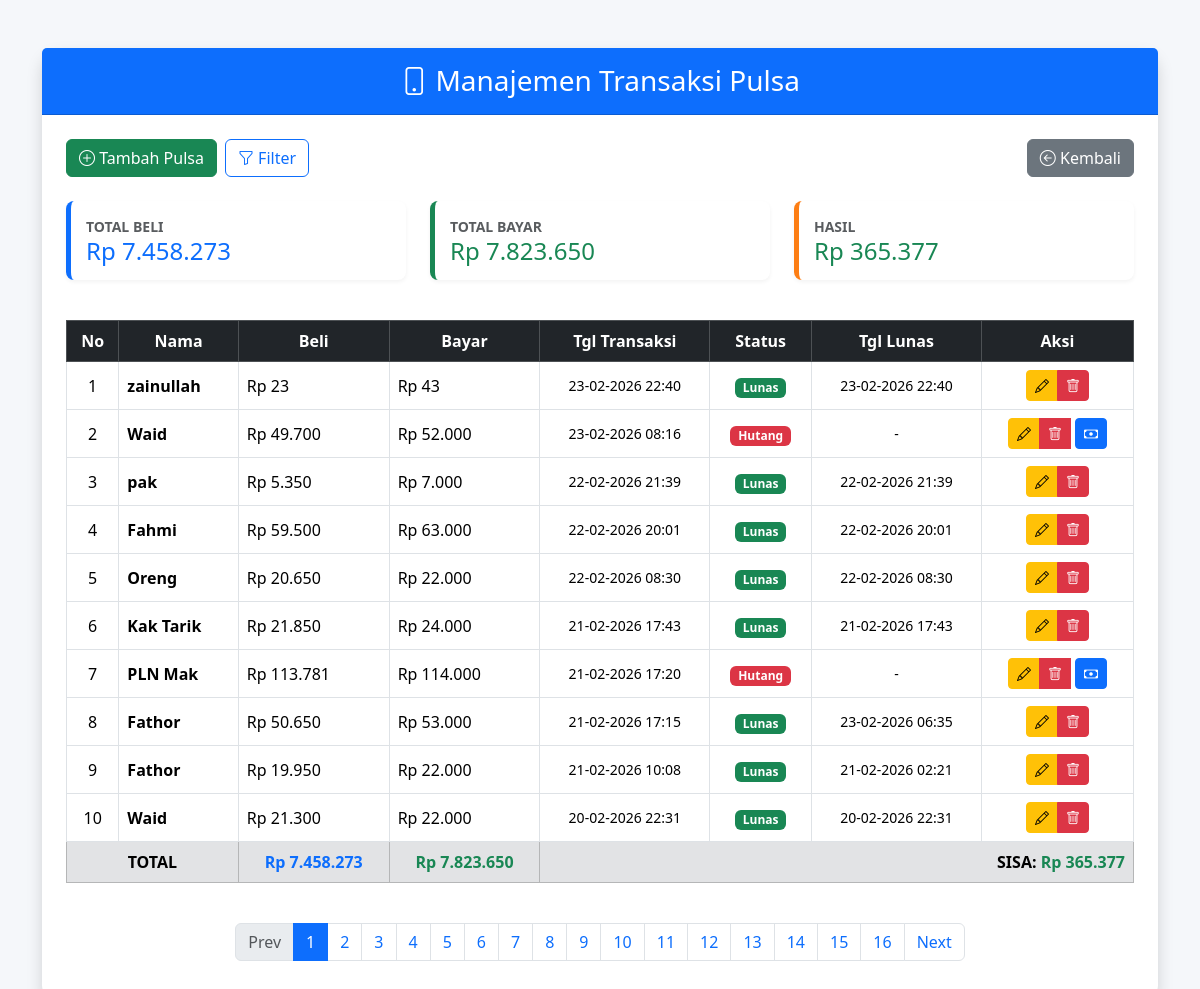
Screenshot of /pulsa/pulsa.php with the database file from the repository.
### tables this page shows
CREATE TABLE `pulsa` (
  `id` int(11) NOT NULL,
  `nama` varchar(255) NOT NULL,
  `beli` decimal(10,2) NOT NULL,
  `bayar` decimal(10,2) NOT NULL,
  `tanggal` datetime DEFAULT NULL,
  `status` enum('Hutang','Lunas') NOT NULL,
  `tanggal_lunas` datetime DEFAULT NULL
);

### pulsa/pulsa.php (the view, shortened to what this page needs)
<?php
include '../koneksi.php';
$limit = 10;
$page = isset($_GET['halaman']) ? (int)$_GET['halaman'] : 1;
$page = max(1, $page);
$start = ($page * $limit) - $limit;
$search_query = isset($_GET['cari']) ? $_GET['cari'] : '';
$filter_bulan = isset($_GET['bulan']) ? $_GET['bulan'] : '';
$filter_tahun = isset($_GET['tahun']) ? $_GET['tahun'] : date('Y');
$conditions = [];
if (!empty($filter_tahun)) {
    $safe_tahun = $conn->real_escape_string($filter_tahun);
    $conditions[] = "YEAR(tanggal) = '$safe_tahun'";
}
$where_clause = "";
if (count($conditions) > 0) {
    $where_clause = " WHERE " . implode(' AND ', $conditions);
}
$sql_grand_total = "SELECT SUM(beli) AS total_beli_all, SUM(bayar) AS total_bayar_all FROM pulsa" . $where_clause;
$res_grand_total = $conn->query($sql_grand_total);
$data_grand_total = $res_grand_total->fetch_assoc();
$grand_total_beli = $data_grand_total['total_beli_all'] ?? 0;
$grand_total_bayar = $data_grand_total['total_bayar_all'] ?? 0;
$selisih = $grand_total_bayar - $grand_total_beli;
$total_query = "SELECT COUNT(id) AS total FROM pulsa" . $where_clause;
$total_result = $conn->query($total_query);
$total_rows = $total_result->fetch_assoc()['total'];
$total_pages = ceil($total_rows / $limit);
$query = "SELECT * FROM pulsa" . $where_clause . " ORDER BY tanggal DESC, id DESC LIMIT $start, $limit";
$result = $conn->query($query);
function formatRupiah($angka)
{
    $prefix = $angka < 0 ? "-Rp " : "Rp ";
    return $prefix . number_format(abs($angka), 0, ',', '.');
}
function formatTanggal($tanggal, $include_time = false)
{
    if (empty($tanggal) || $tanggal === '0000-00-00 00:00:00' || strtotime($tanggal) === false) return "-";
    return date($include_time ? "d-m-Y H:i" : "d-m-Y", strtotime($tanggal));
}
?>
<!DOCTYPE html>
<html lang="id">
<head>
    <link href="https://cdn.jsdelivr.net/npm/bootstrap@5.3.3/dist/css/bootstrap.min.css" rel="stylesheet">
    <link href="https://cdn.jsdelivr.net/npm/bootstrap-icons@1.10.5/font/bootstrap-icons.css" rel="stylesheet">
</head>
<body>
    <div class="container mt-5 mb-5">
        <div class="card shadow">
            <div class="card-header bg-primary text-white py-3 text-center">
                <h3 class="mb-0"><i class="bi bi-phone"></i> Manajemen Transaksi Pulsa</h3>
            </div>
            <div class="card-body p-4">
                <div class="d-flex justify-content-between mb-4">
                    <div class="d-flex gap-2">
                        <a href="tambah_pulsa.php" class="btn btn-success">
                            <i class="bi bi-plus-circle"></i> Tambah Pulsa
                        </a>
                        <button class="btn btn-outline-primary" type="button" data-bs-toggle="collapse" data-bs-target="#filterCollapse" aria-expanded="false">
                            <i class="bi bi-funnel"></i> Filter
                        </button>
                    </div>
                    <a href="../index.php" class="btn btn-secondary">
                        <i class="bi bi-arrow-left-circle"></i> Kembali
                    </a>
                </div>
                <div class="row mb-4">
                    <div class="col-md-4 mb-3">
                        <div class="summary-box" style="border-left-color: #0d6efd;">
                            <small class="text-muted d-block fw-bold">TOTAL BELI</small>
                            <h4 class="text-primary mb-0"><?= formatRupiah($grand_total_beli) ?></h4>
                        </div>
                    </div>
                    <div class="col-md-4 mb-3">
                        <div class="summary-box" style="border-left-color: #198754;">
                            <small class="text-muted d-block fw-bold">TOTAL BAYAR</small>
                            <h4 class="text-success mb-0"><?= formatRupiah($grand_total_bayar) ?></h4>
                        </div>
                    </div>
                    <div class="col-md-4 mb-3">
                        <div class="summary-box" style="border-left-color: <?= $selisih < 0 ? '#dc3545' : '#fd7e14' ?>;">
                            <small class="text-muted d-block fw-bold">HASIL</small>
                            <h4 class="<?= $selisih < 0 ? 'text-danger' : 'text-success' ?> mb-0">
                                <?= formatRupiah($selisih) ?>
                            </h4>
                        </div>
                    </div>
                </div>
                <div class="table-responsive">
                    <table class="table table-hover table-bordered align-middle">
                        <thead class="table-dark text-center">
                            <tr>
                                <th>No</th>
                                <th>Nama</th>
                                <th>Beli</th>
                                <th>Bayar</th>
                                <th>Tgl Transaksi</th>
                                <th>Status</th>
                                <th>Tgl Lunas</th>
                                <th>Aksi</th>
                            </tr>
                        </thead>
                        <tbody>
                            <?php
                            $no = $start + 1;
                            if ($result->num_rows > 0):
                                while ($row = $result->fetch_assoc()):
                            ?>
                                    <tr>
                                        <td class="text-center"><?= $no++ ?></td>
                                        <td class="fw-bold"><?= htmlspecialchars($row['nama']) ?></td>
                                        <td><?= formatRupiah($row['beli']) ?></td>
                                        <td><?= formatRupiah($row['bayar']) ?></td>
                                        <td class="text-center small"><?= formatTanggal($row['tanggal'], true) ?></td>
                                        <td class="text-center">
                                            <span class="badge bg-<?= $row['status'] === 'Lunas' ? 'success' : 'danger' ?>">
                                                <?= $row['status'] ?>
                                            </span>
                                        </td>
                                        <td class="text-center small"><?= formatTanggal($row['tanggal_lunas'], true) ?></td>
                                        <td class="text-center">
                                            <div class="btn-group btn-group-sm">
                                                <a href="edit_pulsa.php?id=<?= $row['id'] ?>" class="btn btn-warning"><i class="bi bi-pencil"></i></a>
                                                <a href="delete_pulsa.php?id=<?= $row['id'] ?>" class="btn btn-danger" onclick="return confirm('Hapus?')"><i class="bi bi-trash"></i></a>
                                                <?php if ($row['status'] !== 'Lunas'): ?>
                                                    <form method="POST" action="../hutang/update_status.php" style="display:inline;">
                                                        <button type="submit" class="btn btn-primary btn-sm ms-1"><i class="bi bi-cash"></i></button>
                                                    </form>
                                                <?php endif; ?>
                                            </div>
                                        </td>
                                    </tr>
                                <?php endwhile; ?>
                                <tr class="table-secondary fw-bold text-center">
                                    <td colspan="2">TOTAL</td>
                                    <td class="text-primary"><?= formatRupiah($grand_total_beli) ?></td>
                                    <td class="text-success"><?= formatRupiah($grand_total_bayar) ?></td>
                                    <td colspan="4" class="text-end">
                                        SISA: <span class="<?= $selisih < 0 ? 'text-danger' : 'text-success' ?>"><?= formatRupiah($selisih) ?></span>
                                    </td>
                                </tr>
                            <?php else: ?>
                                <tr>
                                    <td colspan="8" class="text-center py-4">Data tidak ditemukan.</td>
                                </tr>
                            <?php endif; ?>
                        </tbody>
                    </table>
                </div>
                <?php if ($total_pages > 1):
                    $url_params = "&cari=" . urlencode($search_query) . "&bulan=" . $filter_bulan . "&tahun=" . $filter_tahun;
                ?>
                    <nav class="mt-4">
                        <ul class="pagination justify-content-center">
                            <li class="page-item <?= ($page <= 1) ? 'disabled' : '' ?>">
                                <a class="page-link" href="?halaman=<?= ($page - 1) . $url_params ?>">Prev</a>
                            </li>
                            <?php for ($i = 1; $i <= $total_pages; $i++): ?>
                                <li class="page-item <?= ($page == $i) ? 'active' : '' ?>">
                                    <a class="page-link" href="?halaman=<?= $i . $url_params ?>"><?= $i ?></a>
                                </li>
                            <?php endfor; ?>
                            <li class="page-item <?= ($page >= $total_pages) ? 'disabled' : '' ?>">
                                <a class="page-link" href="?halaman=<?= ($page + 1) . $url_params ?>">Next</a>
                            </li>
                        </ul>
                    </nav>
                <?php endif; ?>
            </div>
        </div>
    </div>
</body>
</html>

### pulsa/pulsa.php (style rules this page uses)
body { background-color: #f5f7fa; }
.card { border-radius: 1rem; border: none; }
.summary-box { background: #fff; border-left: 5px solid #0d6efd; padding: 15px; border-radius: 8px; box-shadow: 0 2px 4px rgba(0, 0, 0, 0.05); height: 100%; }

### rows the page displays
pulsa: nama "zainullah", beli "Rp 23", bayar "Rp 43", tanggal "23-02-2026 22:40", status "Lunas", tanggal_lunas "23-02-2026 22:40"
pulsa: nama "Waid", beli "Rp 49.700", bayar "Rp 52.000", tanggal "23-02-2026 08:16", status "Hutang", tanggal_lunas "-"
pulsa: nama "pak", beli "Rp 5.350", bayar "Rp 7.000", tanggal "22-02-2026 21:39", status "Lunas", tanggal_lunas "22-02-2026 21:39"
pulsa: nama "Fahmi", beli "Rp 59.500", bayar "Rp 63.000", tanggal "22-02-2026 20:01", status "Lunas", tanggal_lunas "22-02-2026 20:01"
pulsa: nama "Oreng", beli "Rp 20.650", bayar "Rp 22.000", tanggal "22-02-2026 08:30", status "Lunas", tanggal_lunas "22-02-2026 08:30"
pulsa: nama "Kak Tarik", beli "Rp 21.850", bayar "Rp 24.000", tanggal "21-02-2026 17:43", status "Lunas", tanggal_lunas "21-02-2026 17:43"
pulsa: nama "PLN Mak", beli "Rp 113.781", bayar "Rp 114.000", tanggal "21-02-2026 17:20", status "Hutang", tanggal_lunas "-"
pulsa: nama "Fathor", beli "Rp 50.650", bayar "Rp 53.000", tanggal "21-02-2026 17:15", status "Lunas", tanggal_lunas "23-02-2026 06:35"
pulsa: nama "Fathor", beli "Rp 19.950", bayar "Rp 22.000", tanggal "21-02-2026 10:08", status "Lunas", tanggal_lunas "21-02-2026 02:21"
pulsa: nama "Waid", beli "Rp 21.300", bayar "Rp 22.000", tanggal "20-02-2026 22:31", status "Lunas", tanggal_lunas "20-02-2026 22:31"

### other values shown
formatRupiah($grand_total_beli) "Rp 7.458.273"
formatRupiah($grand_total_bayar) "Rp 7.823.650"
formatRupiah($selisih) "Rp 365.377"
